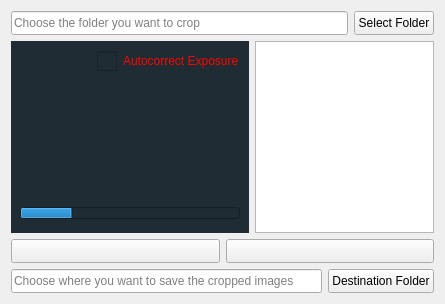
        <widget class="QWidget" name="folder_Tab">
         <attribute name="icon">
          <iconset resource="../resources2.qrc">
           <normaloff>:/resources/icons/folder.svg</normaloff>:/resources/icons/folder.svg</iconset>
         </attribute>
         <attribute name="title">
          <string>Folder Crop</string>
         </attribute>
         <layout class="QVBoxLayout" name="verticalLayout_15" stretch="1,17,1,1">
          <item>
           <layout class="QHBoxLayout" name="horizontalLayout_11">
            <item>
             <widget class="QLineEdit" name="folderLineEdit_1">
              <property name="minimumSize">
               <size>
                <width>0</width>
                <height>24</height>
               </size>
              </property>
              <property name="maximumSize">
               <size>
                <width>16777215</width>
                <height>24</height>
               </size>
              </property>
              <property name="inputMethodHints">
               <set>Qt::ImhUrlCharactersOnly</set>
              </property>
              <property name="placeholderText">
               <string>Choose the folder you want to crop</string>
              </property>
             </widget>
            </item>
            <item>
             <widget class="QPushButton" name="folderButton_1">
              <property name="minimumSize">
               <size>
                <width>0</width>
                <height>24</height>
               </size>
              </property>
              <property name="maximumSize">
               <size>
                <width>16777215</width>
                <height>24</height>
               </size>
              </property>
              <property name="text">
               <string>Select Folder</string>
              </property>
              <property name="icon">
               <iconset resource="../resources2.qrc">
                <normaloff>:/resources/icons/folder.svg</normaloff>:/resources/icons/folder.svg</iconset>
              </property>
             </widget>
            </item>
           </layout>
          </item>
          <item>
           <layout class="QHBoxLayout" name="horizontalLayout_12" stretch="4,3">
            <item>
             <layout class="QVBoxLayout" name="verticalLayout_16" stretch="1,10,1">
              <property name="spacing">
               <number>0</number>
              </property>
              <item>
               <widget class="QFrame" name="frame_3">
                <property name="minimumSize">
                 <size>
                  <width>0</width>
                  <height>40</height>
                 </size>
                </property>
                <property name="maximumSize">
                 <size>
                  <width>16777215</width>
                  <height>40</height>
                 </size>
                </property>
                <property name="styleSheet">
                 <string notr="true">background: #1f2c33</string>
                </property>
                <property name="frameShape">
                 <enum>QFrame::NoFrame</enum>
                </property>
                <property name="frameShadow">
                 <enum>QFrame::Raised</enum>
                </property>
                <layout class="QHBoxLayout" name="horizontalLayout_15">
                 <item alignment="Qt::AlignRight">
                  <widget class="QCheckBox" name="exposureCheckBox_2">
                   <property name="styleSheet">
                    <string notr="true">QCheckBox:unchecked{color: red}
QCheckBox:checked{color: white}
QCheckBox::indicator{
	width: 20px;
	height: 20px;
}
QCheckBox::indicator:checked{
	image: url(:/resources/icons/checkbox_checked.svg);
}
QCheckBox::indicator:unchecked{
	image: url(:/resources/icons/checkbox_unchecked.svg);
}
QCheckBox::indicator:checked:hover{
	image: url(:/resources/icons/checkbox_checked_hover.svg);
}
QCheckBox::indicator:unchecked:hover{
	image: url(:/resources/icons/checkbox_unchecked_hover.svg);
}</string>
                   </property>
                   <property name="text">
                    <string>Autocorrect Exposure</string>
                   </property>
                  </widget>
                 </item>
                </layout>
               </widget>
              </item>
              <item>
               <widget class="QFrame" name="frame_12">
                <property name="styleSheet">
                 <string notr="true">background: #1f2c33</string>
                </property>
                <property name="frameShape">
                 <enum>QFrame::NoFrame</enum>
                </property>
                <property name="frameShadow">
                 <enum>QFrame::Raised</enum>
                </property>
                <layout class="QVBoxLayout" name="verticalLayout_7">
                 <property name="spacing">
                  <number>0</number>
                 </property>
                 <property name="leftMargin">
                  <number>0</number>
                 </property>
                 <property name="topMargin">
                  <number>0</number>
                 </property>
                 <property name="rightMargin">
                  <number>0</number>
                 </property>
                 <property name="bottomMargin">
                  <number>0</number>
                 </property>
                 <item>
                  <widget class="QWidget" name="folderWidget" native="true">
                   <property name="styleSheet">
                    <string notr="true"/>
                   </property>
                  </widget>
                 </item>
                </layout>
               </widget>
              </item>
              <item>
               <widget class="QFrame" name="frame_4">
                <property name="minimumSize">
                 <size>
                  <width>0</width>
                  <height>40</height>
                 </size>
                </property>
                <property name="maximumSize">
                 <size>
                  <width>16777215</width>
                  <height>40</height>
                 </size>
                </property>
                <property name="styleSheet">
                 <string notr="true">background: #1f2c33</string>
                </property>
                <property name="frameShape">
                 <enum>QFrame::NoFrame</enum>
                </property>
                <property name="frameShadow">
                 <enum>QFrame::Raised</enum>
                </property>
                <layout class="QHBoxLayout" name="horizontalLayout_16">
                 <item>
                  <widget class="QProgressBar" name="progressBar_1">
                   <property name="minimumSize">
                    <size>
                     <width>0</width>
                     <height>12</height>
                    </size>
                   </property>
                   <property name="maximumSize">
                    <size>
                     <width>16777215</width>
                     <height>12</height>
                    </size>
                   </property>
                   <property name="value">
                    <number>24</number>
                   </property>
                   <property name="textVisible">
                    <bool>false</bool>
                   </property>
                  </widget>
                 </item>
                </layout>
               </widget>
              </item>
             </layout>
            </item>
            <item>
             <widget class="QTreeView" name="treeView"/>
            </item>
           </layout>
          </item>
          <item>
           <layout class="QHBoxLayout" name="horizontalLayout_13">
            <item>
             <widget class="QPushButton" name="cropButton_2">
              <property name="minimumSize">
               <size>
                <width>0</width>
                <height>24</height>
               </size>
              </property>
              <property name="maximumSize">
               <size>
                <width>16777215</width>
                <height>24</height>
               </size>
              </property>
              <property name="text">
               <string/>
              </property>
              <property name="icon">
               <iconset resource="../resources2.qrc">
                <normaloff>:/resources/icons/crop.svg</normaloff>:/resources/icons/crop.svg</iconset>
              </property>
             </widget>
            </item>
            <item>
             <widget class="QPushButton" name="cancelButton_1">
              <property name="minimumSize">
               <size>
                <width>0</width>
                <height>24</height>
               </size>
              </property>
              <property name="maximumSize">
               <size>
                <width>16777215</width>
                <height>24</height>
               </size>
              </property>
              <property name="text">
               <string/>
              </property>
              <property name="icon">
               <iconset resource="../resources2.qrc">
                <normaloff>:/resources/icons/cancel.svg</normaloff>:/resources/icons/cancel.svg</iconset>
              </property>
             </widget>
            </item>
           </layout>
          </item>
          <item>
           <layout class="QHBoxLayout" name="horizontalLayout_14">
            <item>
             <widget class="QLineEdit" name="destinationLineEdit_2">
              <property name="minimumSize">
               <size>
                <width>0</width>
                <height>24</height>
               </size>
              </property>
              <property name="maximumSize">
               <size>
                <width>16777215</width>
                <height>24</height>
               </size>
              </property>
              <property name="inputMethodHints">
               <set>Qt::ImhUrlCharactersOnly</set>
              </property>
              <property name="placeholderText">
               <string>Choose where you want to save the cropped images</string>
              </property>
             </widget>
            </item>
            <item>
             <widget class="QPushButton" name="destinationButton_2">
              <property name="minimumSize">
               <size>
                <width>0</width>
                <height>24</height>
               </size>
              </property>
              <property name="maximumSize">
               <size>
                <width>16777215</width>
                <height>24</height>
               </size>
              </property>
              <property name="text">
               <string>Destination Folder</string>
              </property>
              <property name="icon">
               <iconset resource="../resources2.qrc">
                <normaloff>:/resources/icons/folder.svg</normaloff>:/resources/icons/folder.svg</iconset>
              </property>
             </widget>
            </item>
           </layout>
          </item>
         </layout>
        </widget>
